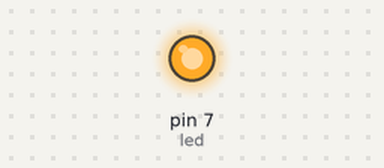
Bench run of a sketch on a simulated Arduino Uno, built with avr-gcc and run on an emulated ATmega328P. On the bench: output pins drawn as LEDs (lit = HIGH).

Above: at 0.15 s.
At 9.1 s:
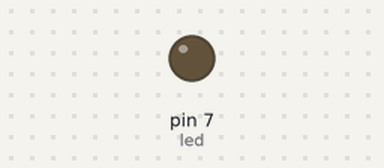
Timing chart, 0 to 13.3 s (numbered marks = the images above):
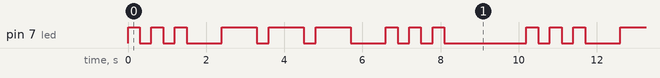

The sketch:

ECE387LEDblinkSOS.ino
```cpp
int led = 7;

void setup() {
  // initialize the digital pin as an output.
  pinMode(led, OUTPUT);
}

// the loop routine runs over and over again forever:
void loop() {
  digitalWrite(led, HIGH);   // turn the LED on
  delay(300);               // wait
  digitalWrite(led, LOW);    // turn the LED off
  delay(300);               // wait

  digitalWrite(led, HIGH);  //repeat
  delay(300);
  digitalWrite(led, LOW);
  delay(300);

  digitalWrite(led, HIGH);
  delay(300);
  digitalWrite(led, LOW);
  delay(900);

  digitalWrite(led, HIGH);  //longer delay for dashes
  delay(900);
  digitalWrite(led, LOW);
  delay(300);

  digitalWrite(led, HIGH);
  delay(900);
  digitalWrite(led, LOW);
  delay(300);

  digitalWrite(led, HIGH);
  delay(900);
  digitalWrite(led, LOW);
  delay(900);

  digitalWrite(led, HIGH);
  delay(300);
  digitalWrite(led, LOW);
  delay(300);

  digitalWrite(led, HIGH);
  delay(300);
  digitalWrite(led, LOW);
  delay(300);

  digitalWrite(led, HIGH);
  delay(300);
  digitalWrite(led, LOW);
  delay(2100);            //extra delay after SOS
}
```

Measured:
- by itself, pin 7 (led): repeats every 10.2 s: 2 × (LOW 0.30 s, HIGH 0.30 s), LOW 0.90 s, 2 × (HIGH 0.90 s, LOW 0.30 s), HIGH 0.90 s, LOW 0.90 s, 2 × (HIGH 0.30 s, LOW 0.30 s), HIGH 0.30 s, LOW 2.1 s, HIGH 0.30 s
- by itself, everything shown: repeats every 10.2 s, in 18 steps
